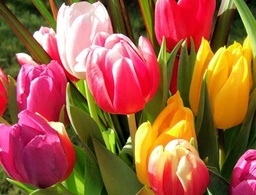
#> input picture INF100/Aulas_teoricas/131.jpg, 256 x 195 px, shrunk from 960 x 730 before the run
$ python Aula09.py
#> lines starting #> are read from the running program, lines starting #| are printed output that depends on the picture
### INF100/Exercicios_praticas/imagens.py
from PIL import Image
import time
import os

class Imagem(object):

    largura = altura = 0

    def initVars( self ):
        self._inGetSet = False
        self._y = 0

    def abrir( self, filename, mode ):
#> called with filename = '131.jpg', mode = 'RGB'
        self.initVars()
        self.im = Image.open( filename )
#> self.im is the input picture: PIL image 256x195 RGB; mean R, G, B 159.7, 95.6, 64.6
        self.largura, self.altura = self.im.size
#> self.largura = 256; self.altura = 195

    def __init__( self, filename='', size=(0,0), mode='RGB'):
        if filename != '':
            self.abrir( filename, mode)
        elif size[0] > 0 and size[1] > 0:
            self.initVars()
            self.im = Image.new( mode, (size[1],size[0]) )
            self.largura, self.altura = self.im.size
        else: self.initVars()

    def mostrar( self ):
        self.im.show()
        if os.name == 'nt':
            time.sleep( 3 )

    # [6 lines left out: function copia, not called in this run]

    def salvar( self, filename ):
        self.im.save( filename, 'png' )

    def __getitem__(self, yx):
        if self._inGetSet:
            self._inGetSet = False
            return self.im.getpixel( (yx, self._y) )
        else:
            self._inGetSet = True
            self._y = yx
            return self

    def __setitem__(self, yx, pixel):
        if self._inGetSet:
            self._inGetSet = False
            if type( pixel ) is tuple:
                r = min( 255, max( 0, pixel[0] ))
                g = min( 255, max( 0, pixel[1] ))
                b = min( 255, max( 0, pixel[2] ))
                pixel = (r,g,b)
            else: pixel = min( 255, max( 0, pixel ))
            self.im.putpixel( (yx, self._y), pixel )
        else:
            self._inGetSet = True
            self._y = yx
            return self

"""
board[x][y] means board.__getitem__(x).__getitem__(y),
so Board.__getitem__ has to return some kind of view that
also supports __getitem__ and remembers x. This is a bit
of work, but for some use cases (anything involving passing
that view around) it's very convenient.

Another option is board[x, y], which means board.__getitem__((x, y)).
Note that this passes a tuple to __getitem__, which you'll
have to unpack manually (there is syntactic sugar for doing
this in 2.x, but it's a bit obscure and also gone in 3.x,
so you may want to avoid it in the interest of future porting work).
"""

### INF100/Aulas_teoricas/Aula09.py
import imagens

im = imagens.Imagem('131.jpg')
im.mostrar()#Mostrar a imagem na tela

for i in range(0, im.altura):
    for j in range(0, im.largura):

        r, g, b =im[i][j]

        r = int(r* 0.9)
        g = int(g * 1.7)
        b = int(b * 0.9)

        im[i][j] = (r,g,b)
#> this loop made 195 passes
im.mostrar()
#> in mostrar (call 2), `self.im.show()`:
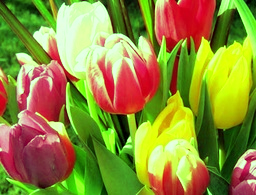
#> shown: PIL image 256x195 RGB; mean R, G, B 143.2, 141.6, 57.7
